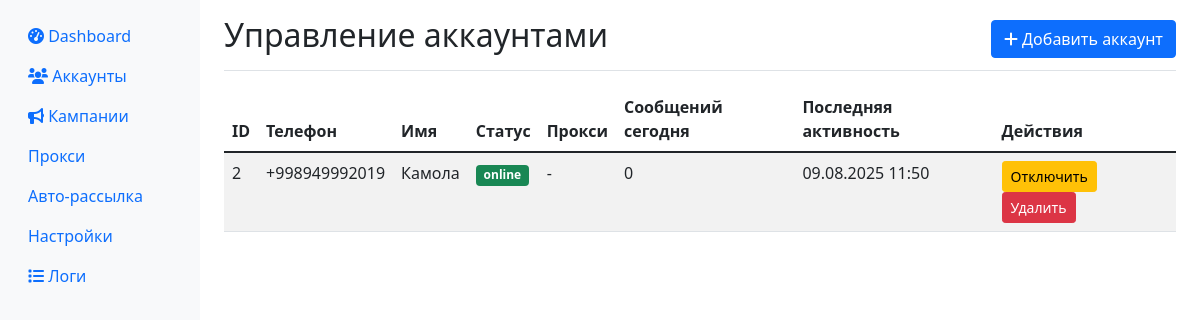
Page /accounts on the earlier database version.
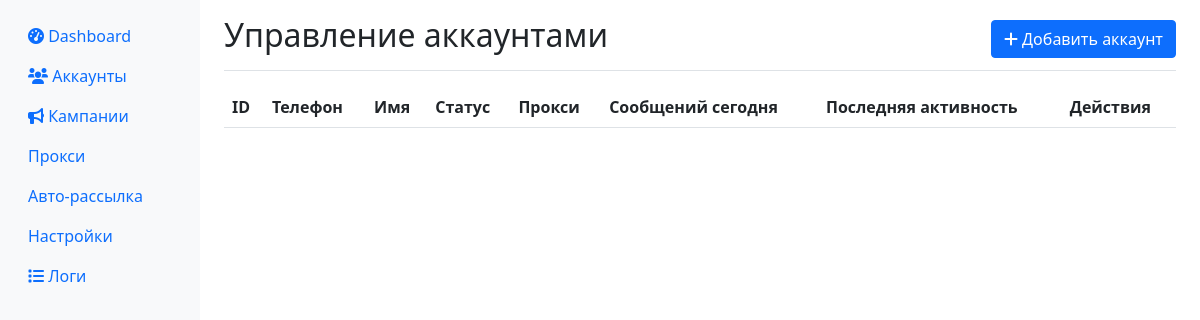
Same page on the later database version.
### app/database.py (models this page shows)
class Account(Base):
    __tablename__ = "accounts"
    id = Column(Integer, primary_key=True, index=True)
    phone = Column(String, unique=True, index=True)
    name = Column(String)
    status = Column(String, default="offline")  # online, offline, blocked, error
    session_data = Column(Text)  # зашифрованная сессия
    proxy = Column(String, nullable=True)
    created_at = Column(DateTime, default=datetime.utcnow)
    last_activity = Column(DateTime, default=datetime.utcnow)
    messages_sent_today = Column(Integer, default=0)
    messages_sent_hour = Column(Integer, default=0)
    last_message_time = Column(DateTime, nullable=True)
    is_active = Column(Boolean, default=True)

### app/web.py (the view)
@app.get("/accounts", response_class=HTMLResponse)
async def accounts_page(request: Request, db: Session = Depends(get_db)):
    accounts = db.query(Account).all()
    return templates.TemplateResponse("accounts.html", {
        "request": request,
        "accounts": accounts
    })

### templates/accounts.html (shortened to what this page needs)
{% extends "base.html" %}
{% block content %}
<div class="d-flex justify-content-between flex-wrap flex-md-nowrap align-items-center pt-3 pb-2 mb-3 border-bottom">
    <h1 class="h2">Управление аккаунтами</h1>
    <button class="btn btn-primary" data-bs-toggle="modal" data-bs-target="#addAccountModal">
        <i class="fas fa-plus"></i> Добавить аккаунт
    </button>
</div>
<div class="table-responsive">
    <table class="table table-striped">
        <thead>
            <tr>
                <th>ID</th>
                <th>Телефон</th>
                <th>Имя</th>
                <th>Статус</th>
                <th>Прокси</th>
                <th>Сообщений сегодня</th>
                <th>Последняя активность</th>
                <th>Действия</th>
            </tr>
        </thead>
        <tbody>
            {% for account in accounts %}
            <tr>
                <td>{{ account.id }}</td>
                <td>{{ account.phone }}</td>
                <td>{{ account.name or '-' }}</td>
                <td>
                    <span class="badge bg-{% if account.status == 'online' %}success{% elif account.status == 'offline' %}secondary{% elif account.status == 'error' %}danger{% else %}warning{% endif %}">
                        {{ account.status }}
                    </span>
                </td>
                <td>{{ account.proxy or '-' }}</td>
                <td>{{ account.messages_sent_today }}</td>
                <td>{{ account.last_activity.strftime('%d.%m.%Y %H:%M') if account.last_activity else '-' }}</td>
                <td>
                    <button class="btn btn-sm btn-{% if account.is_active %}warning{% else %}success{% endif %}"
                            onclick="toggleAccount({{ account.id }})">
                        {% if account.is_active %}Отключить{% else %}Включить{% endif %}
                    </button>
                    <button class="btn btn-sm btn-danger" onclick="deleteAccount({{ account.id }})">
                        Удалить
                    </button>
                </td>
            </tr>
            {% endfor %}
        </tbody>
    </table>
</div>
{% endblock %}

### templates/base.html (shortened to what this page needs)
<!DOCTYPE html>
<html lang="ru">
<head>
    <link href="https://cdn.jsdelivr.net/npm/bootstrap@5.1.3/dist/css/bootstrap.min.css" rel="stylesheet">
    <link href="https://cdnjs.cloudflare.com/ajax/libs/font-awesome/6.0.0/css/all.min.css" rel="stylesheet">
</head>
<body>
    <div class="container-fluid">
        <div class="row">
            <nav class="col-md-2 d-md-block sidebar collapse">
                <div class="position-sticky pt-3">
                    <ul class="nav flex-column">
                        <li class="nav-item">
                            <a class="nav-link" href="/">
                                <i class="fas fa-tachometer-alt"></i> Dashboard
                            </a>
                        </li>
                        <li class="nav-item">
                            <a class="nav-link" href="/accounts">
                                <i class="fas fa-users"></i> Аккаунты
                            </a>
                        </li>
                        <li class="nav-item">
                            <a class="nav-link" href="/campaigns">
                                <i class="fas fa-bullhorn"></i> Кампании
                            </a>
                        </li>
                        <li class="nav-item">
                            <a class="nav-link" href="/proxies">Прокси</a>
                        </li>
                        <li class="nav-item">
                            <a class="nav-link" href="/auto-campaign">Авто-рассылка</a>
                        </li>
                        <li class="nav-item">
                            <a class="nav-link" href="/settings">Настройки</a>
                        </li>
                        <li class="nav-item">
                            <a class="nav-link" href="/logs">
                                <i class="fas fa-list"></i> Логи
                            </a>
                        </li>
                    </ul>
                </div>
            </nav>
            <main class="col-md-10 ms-sm-auto px-md-4">
                {% block content %}{% endblock %}
            </main>
        </div>
    </div>
</body>
</html>

### templates/base.html (style rules this page uses)
.sidebar { min-height: 100vh; background-color: #f8f9fa; }

Differences in the rows shown:
removed Account: id "2", phone "+998949992019", name "Камола", status "online", proxy "-", messages_sent_today "0", last_activity "09.08.2025 11:50", is_active "Отключить"
